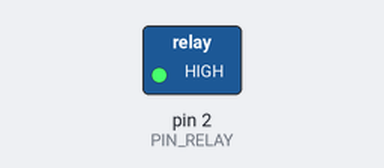
Recording of a sketch running on a simulated Arduino Uno, built with avr-gcc and run on an emulated ATmega328P. Parts: switched loads named in the sketch (green lamp = pin HIGH). Dashed ring = blinking.

Above: at 0.5 s.
Timing chart, 0 to 4.6 s (numbered marks = the images above):
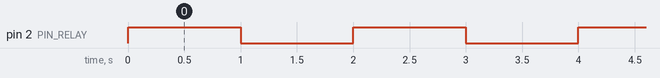

Measured:
- by itself, pin 2 (PIN_RELAY): alternates HIGH for 1.0 s and LOW for 1.0 s

The sketch:

app.ino
```cpp
#define PIN_RELAY 2

void setup() {
  pinMode(PIN_RELAY, OUTPUT);
}

void loop() {
  digitalWrite(PIN_RELAY, HIGH);
  delay(1000);
  digitalWrite(PIN_RELAY, LOW);
  delay(1000);
}
```
